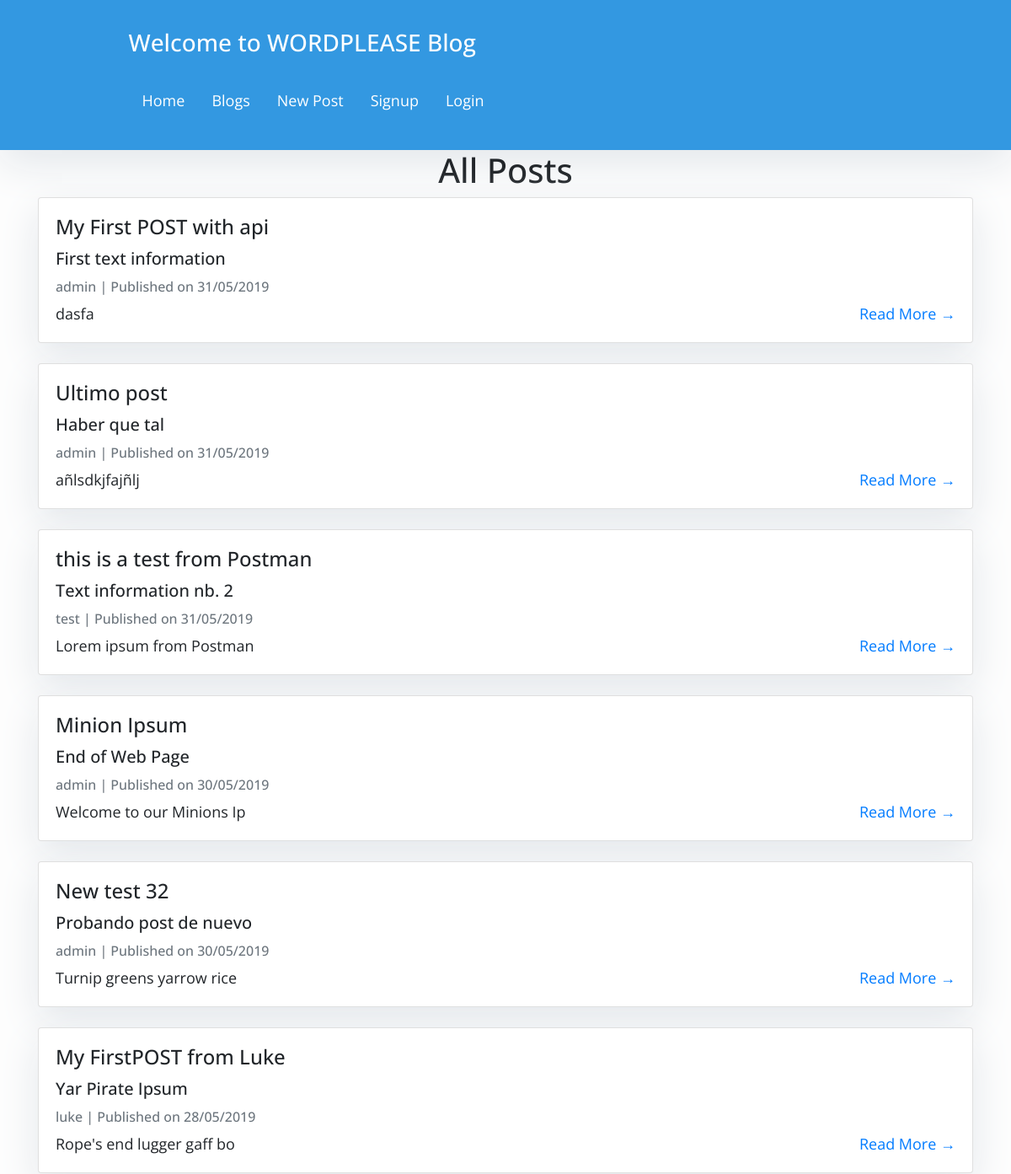
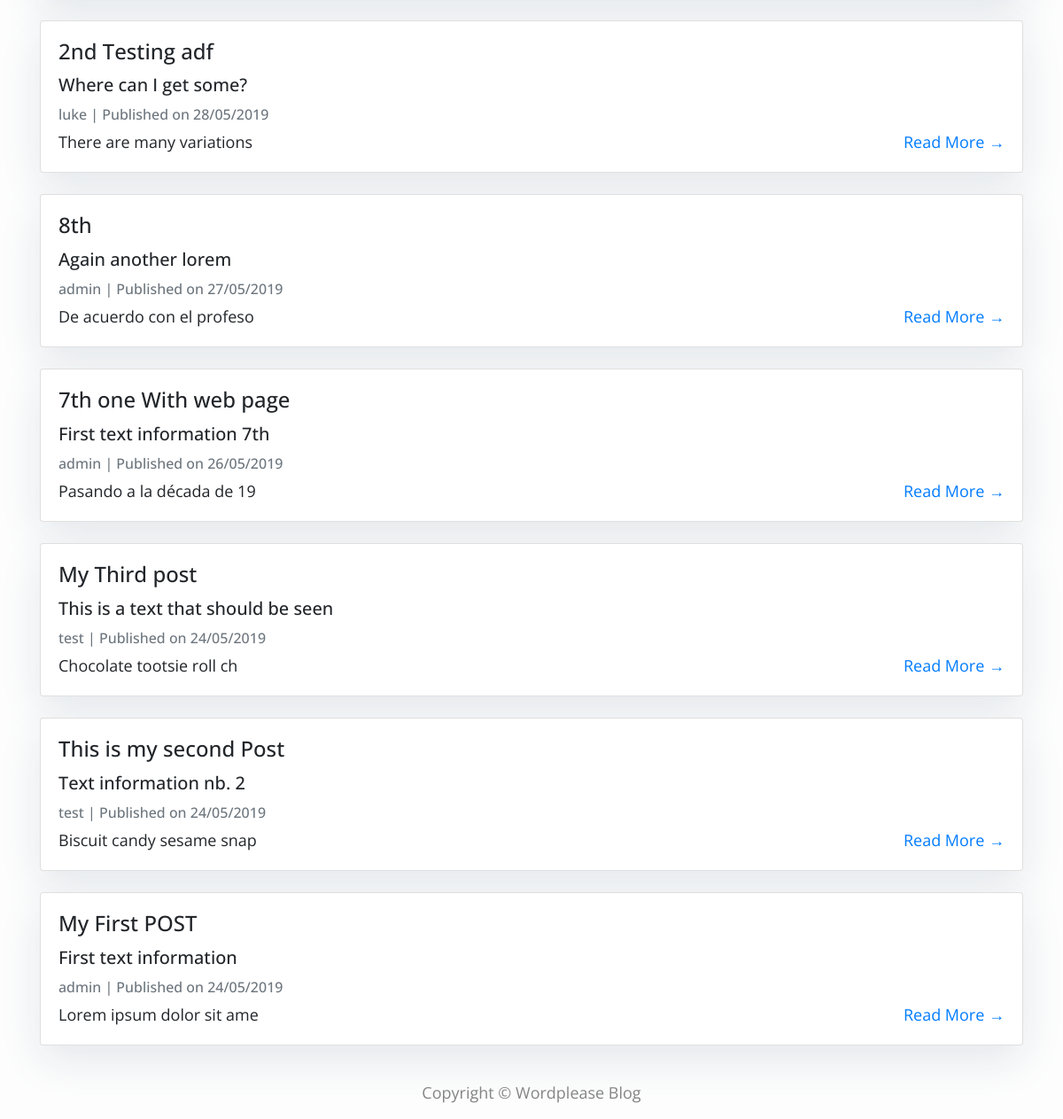
The app's page /blogs/ with its own data (2 pictures, top to bottom).
### blogs/models.py (models this page shows, shortened)
class Blog(models.Model):
    IMPORTANT = 'IMP'
    INFORMATION = 'INF'
    NOTE = 'NOT'
    LICENSES = [
        [IMPORTANT, 'Important'],
        [INFORMATION, 'Information'],
        [NOTE, 'Note']
    ]
    PUBLIC = 'PUB'
    PRIVATE = 'PRI'
    VISIBILITY = [
        [PUBLIC, 'Public'],
        [PRIVATE, 'Private']
    ]
    title = models.CharField(max_length=150)
    text = models.CharField(max_length=150)
    description = models.TextField(null=True, blank=True)
    url = models.URLField()
    creation_date = models.DateTimeField(auto_now_add=True)
    modification_date = models.DateTimeField(auto_now=True)
    category = models.CharField(max_length=3, choices=LICENSES, default=INFORMATION)
    owner = models.ForeignKey(User, related_name='blogs', on_delete=models.CASCADE)
    visibility = models.CharField(max_length=3, choices=VISIBILITY, default=PUBLIC)

### blogs/views.py (the view)
# urls.py: path('blogs/', BlogListView.as_view(), name='blog_all'),
class BlogListView(View):
    def get(self, request):
        blogs = Blog.objects.all().order_by('-creation_date')
        context = {'latest_blog': blogs}
        html = render(request, 'list.html', context)
        return HttpResponse(html)

### blogs/templates/list.html (shortened to what this page needs)
{% extends "base.html" %}
{% block content %}
<div class="container">
    <h1 style="text-align: center">All Posts</h1>
        <div>
            {% for blog in latest_blog %}
            <div class="card mb-4">
                <div class="card-body">
                    <h4 class="card-title">{{ blog.title }} </h4>
                    <h5 class="card-title"> {{ blog.text }}</h5>
                    <p class="card-text text-muted h6">{{ blog.owner }} | Published on {{ blog.creation_date|date:'d/m/Y' }}</p>
                    <p class="card-text">{{blog.description|slice:":25" }}
                    <a href="{% url 'blog_detail' blog.owner blog.pk %}" class="right"> Read More &rarr;</a></p>
                </div>
            </div>
            {% endfor %}
        </div>
</div>
{%endblock%}

### ui/templates/base.html (style rules this page uses)
body { font-family: "Open Sans", sans-serif; font-size: 18px; background-color: #fdfdfd; }

### blogs/templates/list.html (style rules this page uses)
body { font-family: "Open Sans", sans-serif; font-size: 18px; background-color: #fdfdfd; }
.card { box-shadow: 0 16px 48px #E3E7EB; }
.right { float: right; }

### records on screen
Blog: title "My First POST with api", text "First text information", owner "admin", creation_date "31/05/2019", description "dasfa"
Blog: title "Ultimo post", text "Haber que tal", owner "admin", creation_date "31/05/2019", description "añlsdkjfajñlj"
Blog: title "this is a test from Postman", text "Text information nb. 2", owner "test", creation_date "31/05/2019", description "Lorem ipsum from Postman"
Blog: title "Minion Ipsum", text "End of Web Page", owner "admin", creation_date "30/05/2019", description "Welcome to our Minions Ip"
Blog: title "New test 32", text "Probando post de nuevo", owner "admin", creation_date "30/05/2019", description "Turnip greens yarrow rice"
Blog: title "My FirstPOST from Luke", text "Yar Pirate Ipsum", owner "luke", creation_date "28/05/2019", description "Rope's end lugger gaff bo"
Blog: title "2nd Testing adf", text "Where can I get some?", owner "luke", creation_date "28/05/2019", description "There are many variations"
Blog: title "8th", text "Again another lorem", owner "admin", creation_date "27/05/2019", description "De acuerdo con el profeso"
Blog: title "7th one With web page", text "First text information 7th", owner "admin", creation_date "26/05/2019", description "Pasando a la década de 19"
Blog: title "My Third post", text "This is a text that should be seen", owner "test", creation_date "24/05/2019", description "Chocolate tootsie roll ch"
Blog: title "This is my second Post", text "Text information nb. 2", owner "test", creation_date "24/05/2019", description "Biscuit candy sesame snap"
Blog: title "My First POST", text "First text information", owner "admin", creation_date "24/05/2019", description "Lorem ipsum dolor sit ame"
